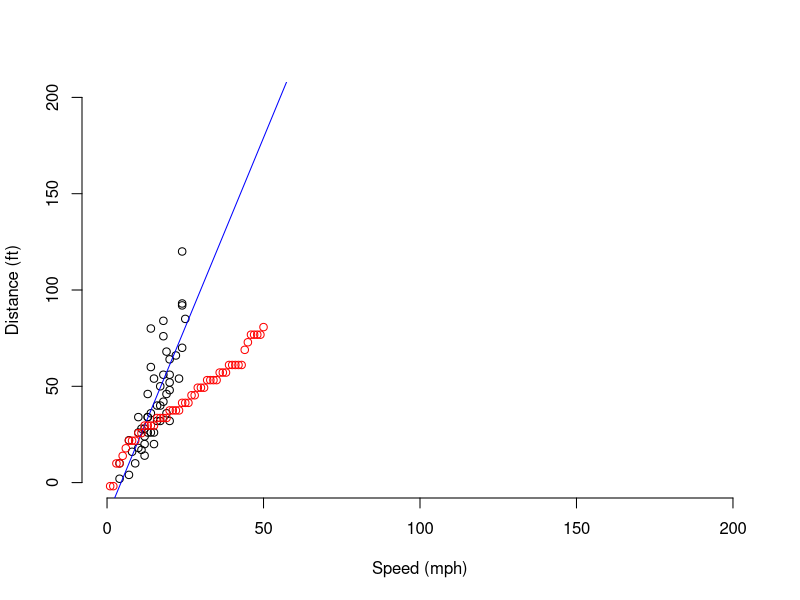

This figure's R source:
## ---- chunk 1
data= datasets::cars # reading the data in
model= lm(dist~speed, data) # linear model
## ---- chunk 2
speed1= 80
pred= predict(model, new.data= speed1)
pred
## ---- chunk 3
plot(cars, 
     xlab = "Speed (mph)", 
     ylab = "Distance (ft)",
     bty = "n",
     xlim = c(0,200), 
     ylim = c(0,200))
abline(model, col= "blue", lwd= 1)
points(pred, col= "red")
